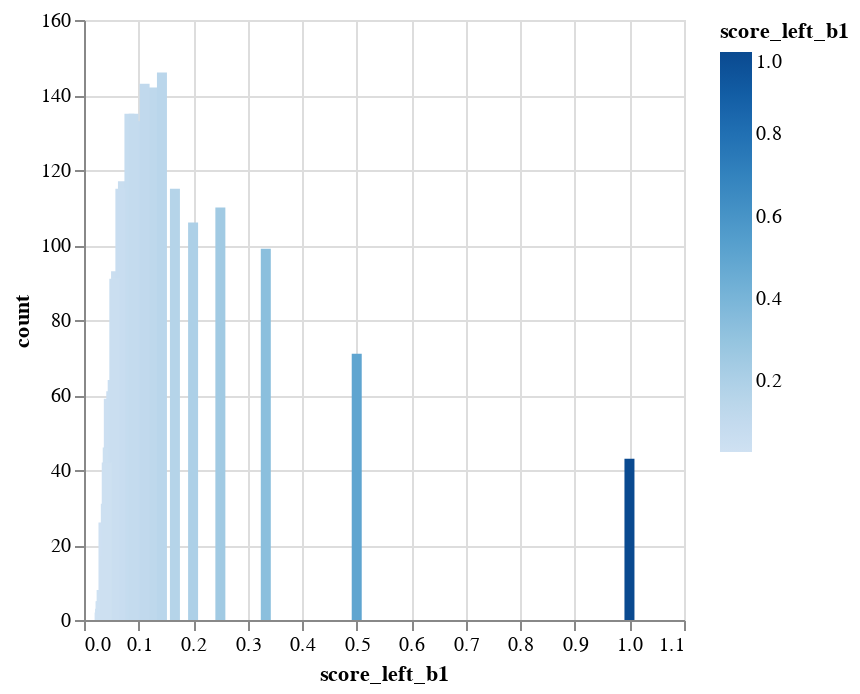
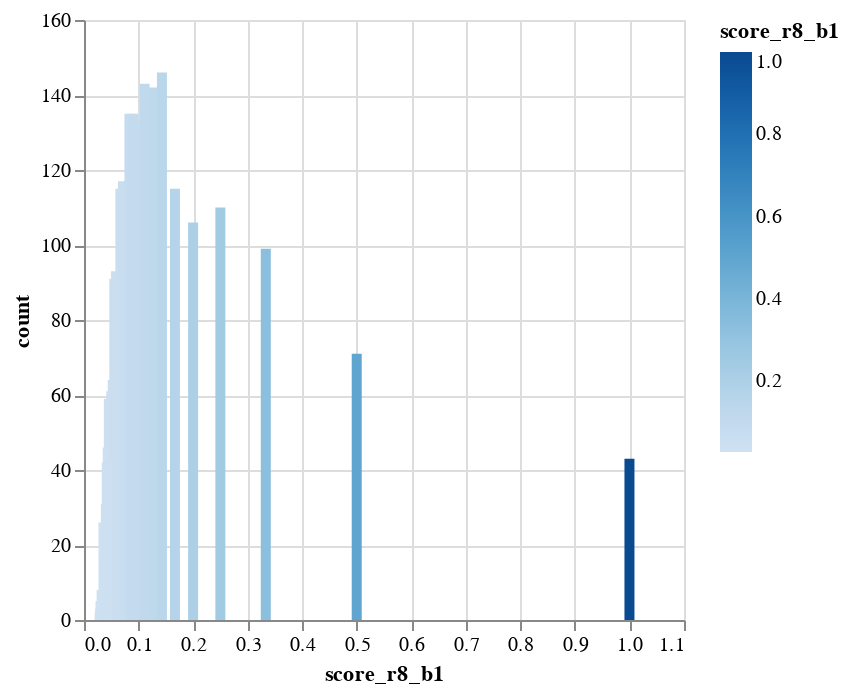

These figures' notebook cell, in order:
### Code cell
show_b_stats('score_left_b1')
show_b_stats('score_r8_b1')

### Figure 1 — Vega-Lite specification as saved in the notebook (floating-point values rounded to 4 significant figures)
{"config": {"view": {"continuousWidth": 300, "continuousHeight": 300}}, "data": {"name": "data-f594b1aa3e935ab335237126c24d2903"}, "mark": {"type": "bar", "tooltip": true}, "encoding": {"color": {"field": "score_left_b1", "type": "quantitative"}, "x": {"field": "score_left_b1", "type": "quantitative"}, "y": {"field": "count", "type": "quantitative"}}, "params": [{"name": "param_19", "select": {"type": "interval", "encodings": ["x", "y"]}, "bind": "scales"}], "$schema": "https://vega.github.io/schema/vega-lite/v5.20.1.json", "datasets": {"data-f594b1aa3e935ab335237126c24d2903": [{"score_left_b1": 0.125, "count": 142}, {"score_left_b1": 0.0476, "count": 54}, {"score_left_b1": 0.0588, "count": 93}, {"score_left_b1": 0.0333, "count": 8}, {"score_left_b1": 0.0769, "count": 114}, {"score_left_b1": 0.0714, "count": 117}, {"score_left_b1": 0.5, "count": 71}, {"score_left_b1": 0.037, "count": 13}, {"score_left_b1": 0.1, "count": 133}, {"score_left_b1": 0.0833, "count": 135}, {"score_left_b1": 0.0345, "count": 8}, {"score_left_b1": 0.0312, "count": 5}, {"score_left_b1": 0.3333, "count": 99}, {"score_left_b1": 0.0625, "count": 88}, {"score_left_b1": 0.04, "count": 31}, {"score_left_b1": 0.1111, "count": 143}, {"score_left_b1": 0.0294, "count": 3}, {"score_left_b1": 0.0667, "count": 115}, {"score_left_b1": 0.25, "count": 110}, {"score_left_b1": 0.0357, "count": 26}, {"score_left_b1": 0.0303, "count": 5}, {"score_left_b1": 0.05, "count": 61}, {"score_left_b1": 0.0286, "count": 2}, {"score_left_b1": 0.0455, "count": 59}, {"score_left_b1": 0.0435, "count": 46}, {"score_left_b1": 0.0323, "count": 8}, {"score_left_b1": 0.1429, "count": 146}, {"score_left_b1": 0.2, "count": 106}, {"score_left_b1": 1.0, "count": 43}, {"score_left_b1": 0.1667, "count": 115}, {"score_left_b1": 0.0385, "count": 17}, {"score_left_b1": 0.0909, "count": 135}, {"score_left_b1": 0.0526, "count": 64}, {"score_left_b1": 0.0556, "count": 91}, {"score_left_b1": 0.0417, "count": 42}]}}

### Figure 2 — Vega-Lite specification as saved in the notebook (floating-point values rounded to 4 significant figures)
{"config": {"view": {"continuousWidth": 300, "continuousHeight": 300}}, "data": {"name": "data-45e5b5d19136a411f1c9e73668857a74"}, "mark": {"type": "bar", "tooltip": true}, "encoding": {"color": {"field": "score_r8_b1", "type": "quantitative"}, "x": {"field": "score_r8_b1", "type": "quantitative"}, "y": {"field": "count", "type": "quantitative"}}, "params": [{"name": "param_20", "select": {"type": "interval", "encodings": ["x", "y"]}, "bind": "scales"}], "$schema": "https://vega.github.io/schema/vega-lite/v5.20.1.json", "datasets": {"data-45e5b5d19136a411f1c9e73668857a74": [{"score_r8_b1": 0.125, "count": 142}, {"score_r8_b1": 0.0476, "count": 54}, {"score_r8_b1": 0.0333, "count": 8}, {"score_r8_b1": 0.0769, "count": 114}, {"score_r8_b1": 0.0588, "count": 93}, {"score_r8_b1": 0.1, "count": 133}, {"score_r8_b1": 0.0714, "count": 117}, {"score_r8_b1": 0.5, "count": 71}, {"score_r8_b1": 0.037, "count": 13}, {"score_r8_b1": 0.0833, "count": 135}, {"score_r8_b1": 0.3333, "count": 99}, {"score_r8_b1": 0.0312, "count": 5}, {"score_r8_b1": 0.0345, "count": 8}, {"score_r8_b1": 0.04, "count": 31}, {"score_r8_b1": 0.0625, "count": 88}, {"score_r8_b1": 0.1111, "count": 143}, {"score_r8_b1": 0.0294, "count": 3}, {"score_r8_b1": 0.0303, "count": 5}, {"score_r8_b1": 0.0286, "count": 2}, {"score_r8_b1": 0.05, "count": 61}, {"score_r8_b1": 0.0667, "count": 115}, {"score_r8_b1": 0.25, "count": 110}, {"score_r8_b1": 0.0455, "count": 59}, {"score_r8_b1": 0.0357, "count": 26}, {"score_r8_b1": 0.0323, "count": 8}, {"score_r8_b1": 0.0435, "count": 46}, {"score_r8_b1": 0.1429, "count": 146}, {"score_r8_b1": 0.2, "count": 106}, {"score_r8_b1": 1.0, "count": 43}, {"score_r8_b1": 0.1667, "count": 115}, {"score_r8_b1": 0.0385, "count": 17}, {"score_r8_b1": 0.0909, "count": 135}, {"score_r8_b1": 0.0526, "count": 64}, {"score_r8_b1": 0.0556, "count": 91}, {"score_r8_b1": 0.0417, "count": 42}]}}
